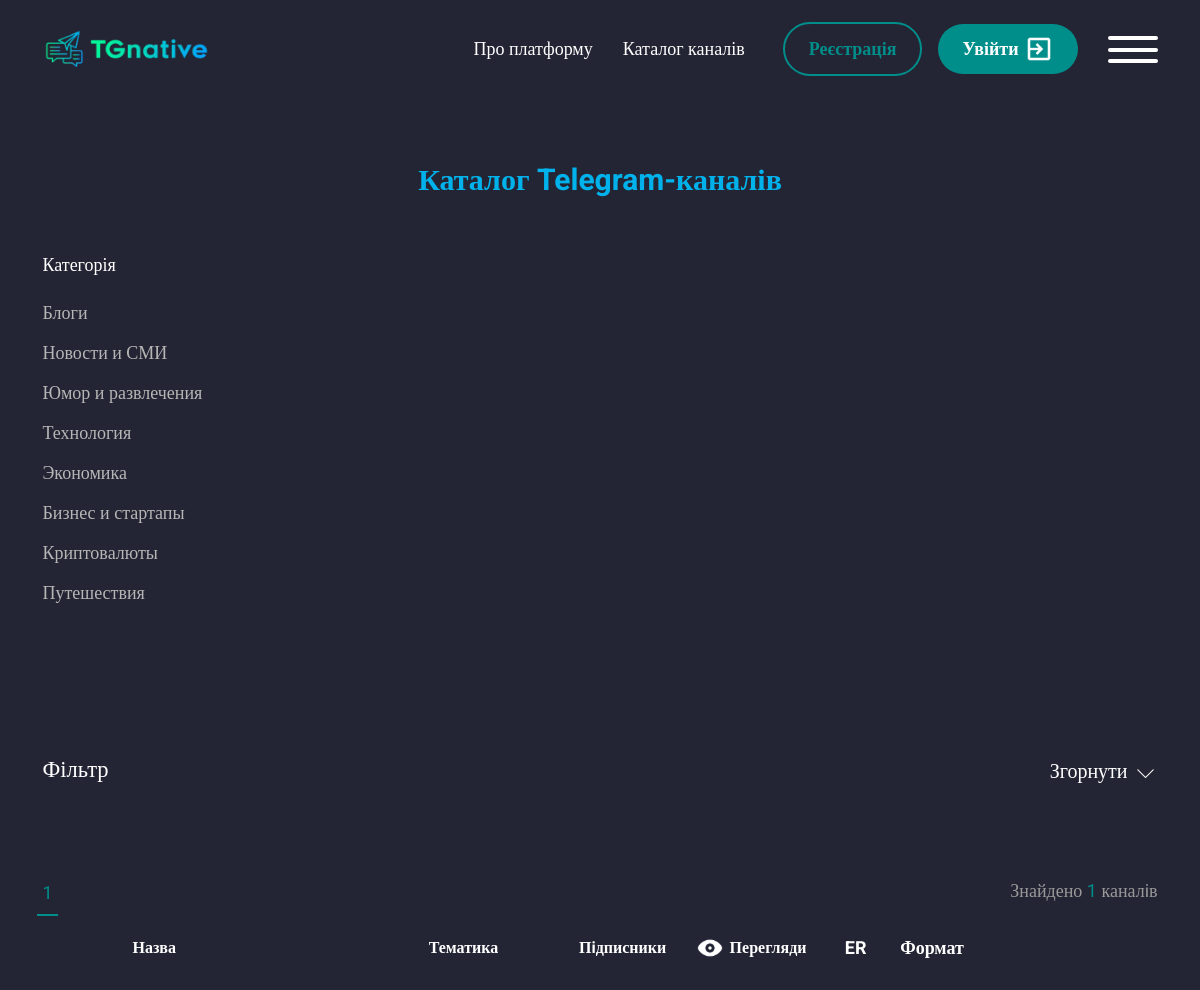
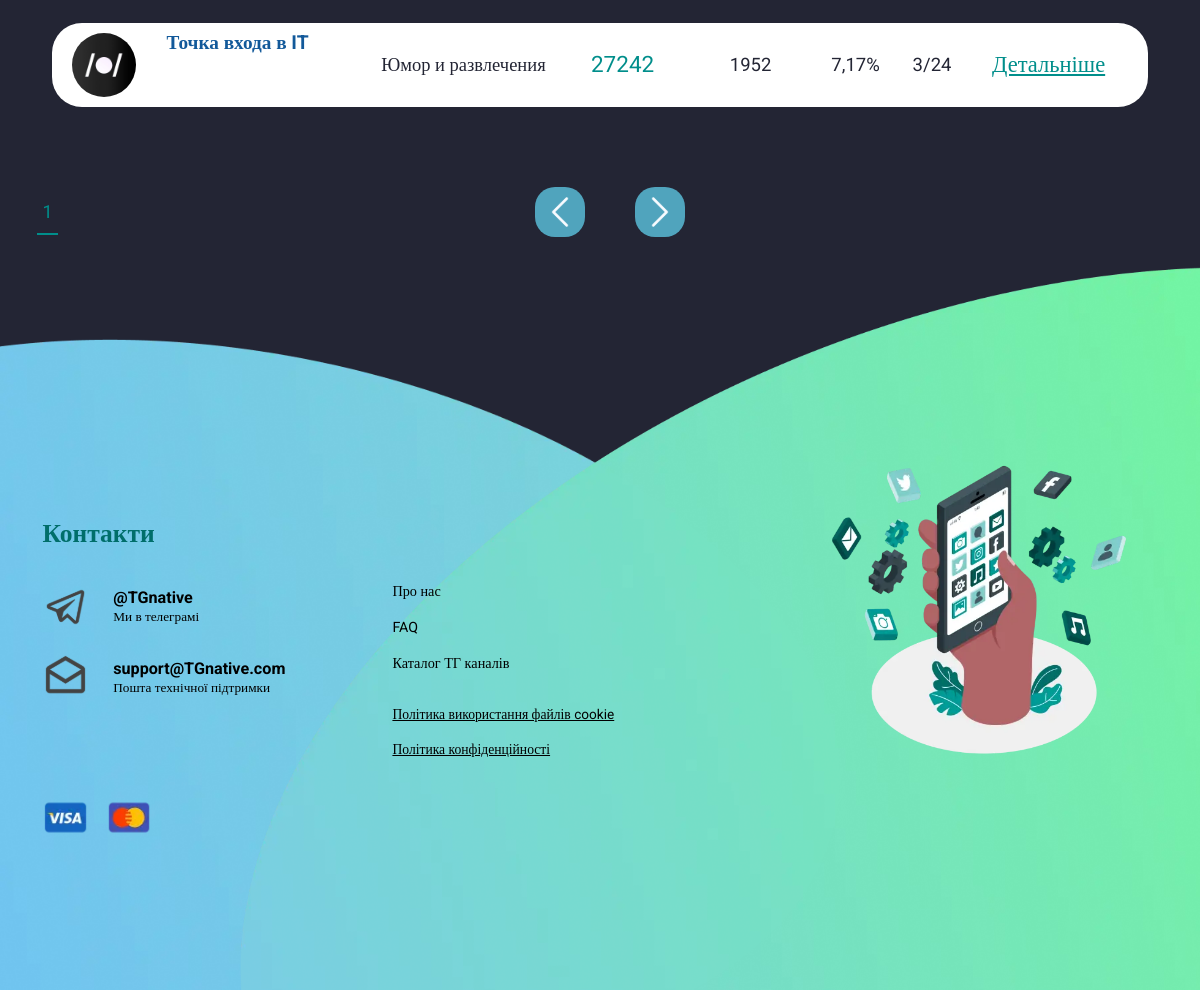
The page /category-list/ on the database its author committed (2 pictures, top to bottom).
### accounts/models.py (models this page shows, shortened)
class Category_chanels(models.Model):
    name=models.CharField(max_length=150)
    created_at=models.DateTimeField(auto_now_add=True)
    def __str__(self):
        return self.name

class Add_chanel(models.Model):
    username = models.ForeignKey(Profile, on_delete=models.CASCADE,related_name='profile')
    category=models.ForeignKey('Category_chanels',on_delete=models.CASCADE)
    chanel_link = models.CharField(max_length=150)
    description=models.TextField()

class Cost_Format(models.Model):
    add_chanel=models.ForeignKey(Add_chanel,on_delete=models.CASCADE,related_name='cost_formats')
    placement_format = models.CharField(max_length=100)
    cost_per_format = models.DecimalField(max_digits=10, decimal_places=2)

### API/models.py (models this page shows, shortened)
class Chanel(models.Model):
    chanel_link=models.CharField(max_length=150)
    name=models.CharField(max_length=150,verbose_name="Называние канала")
    pictures=models.ImageField(verbose_name='Лого')
    subscribers=models.IntegerField()
    views=models.IntegerField()
    created_at=models.DateTimeField(auto_now_add=True)
    last_update=models.DateTimeField(auto_now=True)
    add_chanel =models.ForeignKey(Add_chanel, on_delete=models.CASCADE)
    username=models.CharField(max_length=140)
    daily_subscribers=models.IntegerField(default=0, blank=True, null=True)
    weekly_subscribers=models.IntegerField(default=0, blank=True, null=True)
    weekly_monthy = models.IntegerField(default=0, blank=True, null=True)
    class Meta:
        verbose_name="Канал"
        verbose_name_plural="Канал"
        ordering=['-subscribers']

### accounts/views.py (the view)
# urls.py: path('category-list/',views.CategoryChanelPage.as_view(),name='category-list'),
class CategoryChanelPage(ListView):
    template_name = 'category.html'
    model = Chanel
    paginate_by = 6
    login_url = reverse_lazy('login')
    def get_queryset(self):
        search_query = self.request.GET.get('chanel_link')
        select_category = self.request.GET.get('selected_category')
        chanel_name = self.request.GET.get('chanel_name')
        views_from=self.request.GET.get('views_from')
        views_to=self.request.GET.get('views_to')
        subscribers_from=self.request.GET.get('subscribers_from')
        subscribers_to=self.request.GET.get('subscribers_to')
        cost_from=self.request.GET.get('price_from')
        cost_to = self.request.GET.get('price_to')
        description=self.request.GET.get('search_desc')
        format=self.request.GET.get('verification')
        queryset = Chanel.objects.exclude(pictures='')
        if search_query:
            queryset = queryset.filter(chanel_link__icontains=search_query)
        if format:
            queryset=queryset.filter(add_chanel__cost_formats__placement_format=format)
        if select_category:
            queryset = queryset.filter(add_chanel__category__name=select_category)
        if chanel_name:
            queryset = queryset.filter(name__icontains=chanel_name)
        if description:
            queryset=queryset.filter(add_chanel__description__icontains=description)
        if views_from and views_to :
            queryset=queryset.filter(views__range=[views_from, views_to])
        if subscribers_from and subscribers_to :
            queryset=queryset.filter(subscribers__range=[subscribers_from, subscribers_to])
        if cost_from and cost_to :
            queryset = queryset.filter(add_chanel__cost_formats__cost_per_format__range=[cost_from, cost_to])
        return queryset
    def get_context_data(self, *, object_list=None, **kwargs):
        context = super().get_context_data(**kwargs)
        context['lists'] = self.get_queryset().count()
        context['count'] = Chanel.objects.select_related('add_chanel').prefetch_related('add_chanel__cost_formats')
        context['category'] = Category_chanels.objects.all()
        return context

### accounts/context_processors.py (called while the page is built, shortened)
def user_authenticated(request):
    user_authenticated_data = {'user_authenticated': request.user.is_authenticated}
    return user_authenticated_data

### accounts/templates/category.html (shortened to what this page needs)
{% extends 'base.html' %}
{% load mathfilters %}
{% load static %}
    {% block content %}
    <main class="page">
			<section class="catalog-mainscreen">
				<div class="catalog-mainscreen__container container">
					<h1 class="title title_center">Каталог Telegram-каналів</h1>
					<div class="catalog-mainscreen__cat">
										<div class="label-white">Категорія</div>
										<div class="catalog-mainscreen__cat-lists">
                                                    {% for item in category %}
                                            {% if forloop.counter0|divisibleby:8 %}
                                                <ul class="catalog-mainscreen__cat-list">
                                            {% endif %}
                                              <li class="catalog-mainscreen__cat-item">
												   {% if request.GET.selected_category == item.name %}
												   <a href="{% url 'category-list' %}"> <button class="catalog-mainscreen__cat-btn _active" type="button">{{ item.name }}</button></a>
												  {% else %}
												  <a href="?selected_category={{item.name}}"> <button class="catalog-mainscreen__cat-btn" type="button">{{ item.name }}</button></a>
												  {% endif %}
												</li>
                                            {% if forloop.last %}
                                                </ul>
                                            {% endif %}
                                        {% endfor %}
										</div>
									</div>
					<div data-spollers class="spollers">
						<div class="spollers__item">
							<button type="button" data-spoller class="spollers__title">
								<span class="label-white label-white_s24">
									Фільтр
								</span>
								<span class="label-white label-white_s20">
									Згорнути
									<img class="arrow" src="{% static 'img/icons/arrow-down.svg' %}" alt="">
								</span>
							</button>
						</div>
					</div>
				</div>
			</section>
			<section class="search-channels">
				<div class="search-channels__container">
					<div class="search-channels__head">
						<div class="search-channels__tabs-head">
							<div class="search-channels__nums tabs-navigation">
								{% for p in page_obj.paginator.page_range %}
								 {% if page_obj.number == p %}
								<a href="?page={{ p }} ">
								<button class="search-channels__num tabs-navigation__title _tab-active" type="button">{{p}}</button>
								</a>
								{% else %}
								<a href="?page={{ p }}">
								<button class="search-channels__num tabs-navigation__title" type="button">{{p}}</button>
								</a>
								{% endif %}
								{% endfor %}
							</div>
							<div class="search-channels__head-text">
								Знайдено <span>{{ lists }}</span> каналiв
							</div>
						</div>
					</div>
					<div class="table-wrap">
						<table class="table table_w">
							<thead>
								<tr>
									<th scope="col">
										<div class="label-white label-white_s16">Назва</div>
									</th>
									<th scope="col">
										<div class="label-white label-white_s16">Тематика</div>
									</th>
									<th>
										<div class="label-white label-white_s16">Пiдписники</div>
									</th>
									<th>
										<div class="d-flex">
											<img src="{% static 'img/icons/eye.svg' %}" alt="">
											<div class="label-white label-white_s16">Перегляди</div>
										</div>
									</th>
									<th>
										ER
									</th>
									<th>
										Формат
									</th>
									<th>
									</th>
								</tr>
							</thead>
							<tbody>
							 {% for item in object_list  %}
               				 {% with last_cost_format=item.add_chanel.cost_formats.last %}
							 {% with er=item.views|div:item.subscribers|mul:100 %}
								<tr>
									<td class="table-row" scope="row">
										<div class="table-row__head">
											<a href="#" target="_blank" class="table-row__img">
												<picture><source srcset="/{{ item.pictures }}" type="image/webp"><img class="img-fluid" src="/{{ item.pictures }}" alt=""></picture>
											</a>
											<div class="table-row__content">
												<div class="table-row__content">
													<a href="{% url 'page' item.pk %}" target="_blank" class="label-dark-blue label-dark-blue_s20 hhv-green">{{item.name}}</a>
												</div>
											</div>
										</div>
									</td>
									<td class="table-row">
										<div class="label-dark label-dark_s20">{{item.add_chanel.category}}</div>
									</td>
									<td class="table-row">
										<div class="label-dark-green label-dark-green_s24">{{item.subscribers}}</div>
									</td>
									<td class="table-row">
										<div class="label-dark label-dark_s20">{{item.views}}</div>
									</td>
									<td class="table-row">
										<div class="label-dark label-dark_s20">{{er|floatformat:2 }}%</div>
									</td>
									<td class="table-row">
										<div class="label-dark label-dark_s20">{{last_cost_format.placement_format}}</div>
									</td>
									<td class="table-row">
										<a href="{% url 'page' item.pk %}" target="_blank" class="label-dark-green hhv-blue label-underline label-dark-green_s24" type="button">Детальніше</a>
									</td>
								</tr>
							 {% endwith %}
               				 {% endwith %}
							 {% endfor %}
							</tbody>
						</table>
					</div>
					<div class="search-channels__bottom">
						<div class="search-channels__nums tabs-navigation">
							{% for p in page_obj.paginator.page_range %}
								 {% if page_obj.number == p %}
								<a href="?page={{ p }}">
								<button class="search-channels__num tabs-navigation__title _tab-active" type="button">{{p}}</button>
								</a>
								{% else %}
								<a href="?page={{ p }}">
								<button class="search-channels__num tabs-navigation__title" type="button">{{p}}</button>
								</a>
								{% endif %}
								{% endfor %}
						</div>
						<div class="search-channels__arrows">
							 {% if page_obj.has_previous %}
							<a href="?page={{page_obj.previous_page_number}}" class="search-channels__arrow search-channels__arrow_left" >
								<img class="img-fluid" src="{% static 'img/icons/arrow-left.svg' %}" alt="">
							</a>
							{% else %}
							<a  href="?page={{page_obj.number}}" class="search-channels__arrow search-channels__arrow_left" >
								<img class="img-fluid" src="{% static 'img/icons/arrow-left.svg' %}" alt="">
							</a>
							{% endif %}
							 {% if page_obj.has_next %}
							<a href="?page={{ page_obj.next_page_number }}" class="search-channels__arrow search-channels__arrow_right" >
								<img class="img-fluid" src="{% static 'img/icons/arrow-left.svg' %}" alt="">
							</a>
							{% else %}
							<a href="?page={{ page_obj.number }}" class="search-channels__arrow search-channels__arrow_right" >
								<img class="img-fluid" src="{% static 'img/icons/arrow-left.svg' %}" alt="">
							</a>
							{% endif %}
						</div>
					</div>
				</div>
			</section>
		</main>
{% endblock %}

### templates/base.html (shortened to what this page needs)
{% load static %}
<!DOCTYPE html>
<html lang="ru">
<head>
	<link rel="stylesheet" href="{% static 'css/style.min.css' %}">
	<link rel="stylesheet" href="https://cdn.jsdelivr.net/npm/intl-tel-input@18.1.1/build/css/intlTelInput.css?_v=20240118214023">
</head>
<body>
<div class="wrapper">
    {% if user_authenticated %}
        {% include 'inc/header_cabinet.html' %}
    {% else %}
        {% include 'inc/header.html' %}
    {% endif %}
    {% block content %}{% endblock %}
{% include 'inc/footer.html' %}
</div>
</body>
</html>

### templates/inc/header.html (shortened to what this page needs)
{% load static %}
    <div class="wrapper">
		<header class="header">
			<div class="header__container">
				<div class="header__column">
					<a href="{% url 'main' %}" class="header__logo">
						<picture><source srcset="{% static 'img/logo.webp' %}" type="image/webp"><img class="img-fluid" src="{% static 'img/logo.png' %}" alt=""></picture>
					</a>
				</div>
				<div class="header__column">
					<div class="header__menu">
						<a href="{% url 'about' %}" class="header__link hhv-green ">Про платформу</a>
						<a href="{% url 'category-list' %}" class="header__link hhv-green ">Каталог каналів</a>
					</div>
					<div class="header__btns">
						{% url 'register' as register %}
                		{% if request.path == register %}
						{% else %}
						<a href="{% url 'register' %}" class="header__btn button button_no-bg button_sm">Реєстрація</a>
						{% endif %}
						<a href="{% url 'login' %}" class="button button_sm">
							Увійти
							<img src="{% static 'img/icons/login.svg' %}" alt="">
						</a>
					</div>
					<div data-dropdown class="header__dropdown dropdown-header">
						<button data-dropdown-btn class="dropdown-header__btn icon-menu" type="button">
							<span></span>
						</button>
					</div>
				</div>
			</div>
		</header>

### templates/inc/footer.html (shortened to what this page needs)
{% load static %}
<footer class="footer">
			<picture><source srcset="{% static 'img/footer/bg-2.webp' %}" type="image/webp"><img class="footer__bg footer__bg_right" src="{% static 'img/footer/bg-2.png' %}" alt=""></picture>
			<div class="footer__container">
				<div class="footer__col">
					<h2 class="title title_green title_sm">Контакти</h2>
					<div class="footer__lists">
						<div class="footer__sociable">
							<ul class="footer__sociable-list">
								<li class="sociable-item">
									<div class="sociable-item__icon">
										<img class="img-fluid" src="{% static 'img/icons/tg.svg' %}" alt="@TGnative">
									</div>
									<div class="sociable-item__content">
										<a href="https://t.me/TGnative" target="_blank" class="sociable-item__link hhv-green">@TGnative</a>
										<div class="sociable-item__text">Ми в телеграмі</div>
									</div>
								</li>
								<li class="sociable-item">
									<div class="sociable-item__icon">
										<img class="img-fluid" src="{% static 'img/icons/mail.svg' %}" alt="support@telegraph.ua">
									</div>
									<div class="sociable-item__content">
										<a href="mailto:support@TGnative.com" target="_blank" class="sociable-item__link hhv-green">support@TGnative.com</a>
										<div class="sociable-item__text">Пошта технічної підтримки</div>
									</div>
								</li>
						</div>
						<div class="footer__navs">
							<nav class="footer__nav">
								<a href="{% url 'about' %}" class="footer__link hhv-blue">Про нас</a>
								<a href="{% url 'faq' %}" class="footer__link hhv-blue">FAQ</a>
								<a href="{% url 'category-list' %}" class="footer__link hhv-blue">Каталог ТГ каналів</a>
							</nav>
							<nav data-da=".footer__pay,480.98" class="footer__nav footer__nav_gap-sm">
								<a href="https://telegra.ph/Pol%D1%96tika-vikoristannya-fajl%D1%96v-cookie-01-07" class="footer__link footer__link_underline">Політика використання файлів cookie</a>
								<a href="https://telegra.ph/Pol%D1%96tika-konf%D1%96denc%D1%96jnost%D1%96-01-07" class="footer__link footer__link_underline">Політика конфіденційності</a>
							</nav>
						</div>
					</div>
					<div class="footer__pay">
						<picture><source srcset="{% static 'img/footer/visa.webp' %}" type="image/webp"><img class="footer__sociable-pay-img" src="{% static 'img/footer/visa.png' %}" alt=""></picture>
						<picture><source srcset="{% static 'img/footer/mc.webp' %}" type="image/webp"><img class="footer__sociable-pay-img" src="{% static 'img/footer/mc.png' %}" alt=""></picture>
					</div>
				</div>
				<div class="footer__col">
					<div class="footer__col-img">
						<picture><source srcset="{% static 'img/footer/apps.webp' %}" type="image/webp"><img class="img-fluid" src="{% static 'img/footer/apps.png' %}" alt="Контакты"></picture>
					</div>
				</div>
			</div>
		</footer>

### rows shown on the page
Category_chanels: name "Блоги"
Category_chanels: name "Новости и СМИ"
Category_chanels: name "Юмор и развлечения"
Category_chanels: name "Технология"
Category_chanels: name "Экономика"
Category_chanels: name "Бизнес и стартапы"
Category_chanels: name "Криптовалюты"
Category_chanels: name "Путешествия"
Chanel: pictures (picture), name "Точка входа в IT", add_chanel.category "Юмор и развлечения", subscribers "27242", views "1952", value "7,17", add_chanel.cost_formats.last.placement_format "3/24"

### other values the page prints
{{ p }} "1"
{{ lists }} "1"
